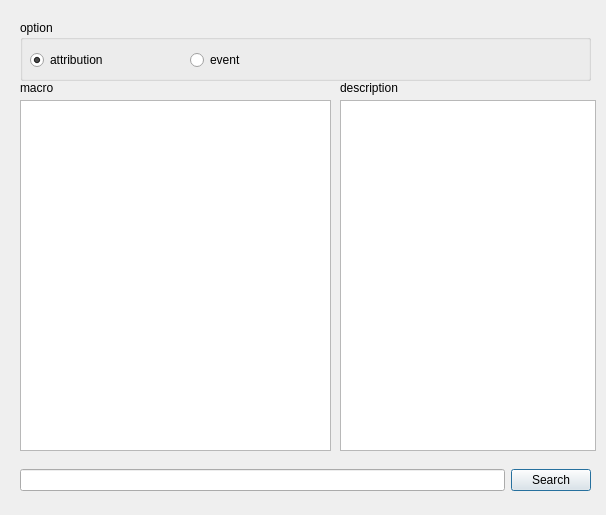
<?xml version="1.0" encoding="UTF-8"?>
<ui version="4.0">
 <class>macroList_2</class>
 <widget class="QDialog" name="macroList_2">
  <property name="geometry">
   <rect>
    <x>0</x>
    <y>0</y>
    <width>606</width>
    <height>515</height>
   </rect>
  </property>
  <property name="minimumSize">
   <size>
    <width>606</width>
    <height>515</height>
   </size>
  </property>
  <property name="maximumSize">
   <size>
    <width>606</width>
    <height>515</height>
   </size>
  </property>
  <property name="windowTitle">
   <string>Dialog</string>
  </property>
  <widget class="QListWidget" name="macroList">
   <property name="geometry">
    <rect>
     <x>20</x>
     <y>100</y>
     <width>311</width>
     <height>351</height>
    </rect>
   </property>
  </widget>
  <widget class="QGroupBox" name="groupBox">
   <property name="geometry">
    <rect>
     <x>20</x>
     <y>20</y>
     <width>571</width>
     <height>61</height>
    </rect>
   </property>
   <property name="title">
    <string>option</string>
   </property>
   <widget class="QRadioButton" name="radioButton">
    <property name="geometry">
     <rect>
      <x>10</x>
      <y>30</y>
      <width>100</width>
      <height>20</height>
     </rect>
    </property>
    <property name="text">
     <string>attribution</string>
    </property>
    <property name="checked">
     <bool>true</bool>
    </property>
   </widget>
   <widget class="QRadioButton" name="radioButton2">
    <property name="geometry">
     <rect>
      <x>170</x>
      <y>30</y>
      <width>100</width>
      <height>20</height>
     </rect>
    </property>
    <property name="text">
     <string>event</string>
    </property>
   </widget>
  </widget>
  <widget class="QWidget" name="horizontalLayoutWidget">
   <property name="geometry">
    <rect>
     <x>20</x>
     <y>460</y>
     <width>571</width>
     <height>41</height>
    </rect>
   </property>
   <layout class="QHBoxLayout" name="horizontalLayout">
    <item>
     <widget class="QLineEdit" name="searchEdit"/>
    </item>
    <item>
     <widget class="QPushButton" name="searchButton">
      <property name="text">
       <string>Search</string>
      </property>
     </widget>
    </item>
   </layout>
  </widget>
  <widget class="QTextBrowser" name="macroDescription">
   <property name="geometry">
    <rect>
     <x>340</x>
     <y>100</y>
     <width>256</width>
     <height>351</height>
    </rect>
   </property>
   <property name="readOnly">
    <bool>true</bool>
   </property>
  </widget>
  <widget class="QLabel" name="macrol">
   <property name="geometry">
    <rect>
     <x>20</x>
     <y>80</y>
     <width>60</width>
     <height>16</height>
    </rect>
   </property>
   <property name="text">
    <string>macro</string>
   </property>
  </widget>
  <widget class="QLabel" name="description">
   <property name="geometry">
    <rect>
     <x>340</x>
     <y>80</y>
     <width>71</width>
     <height>16</height>
    </rect>
   </property>
   <property name="text">
    <string>description</string>
   </property>
  </widget>
 </widget>
 <resources/>
 <connections/>
</ui>
